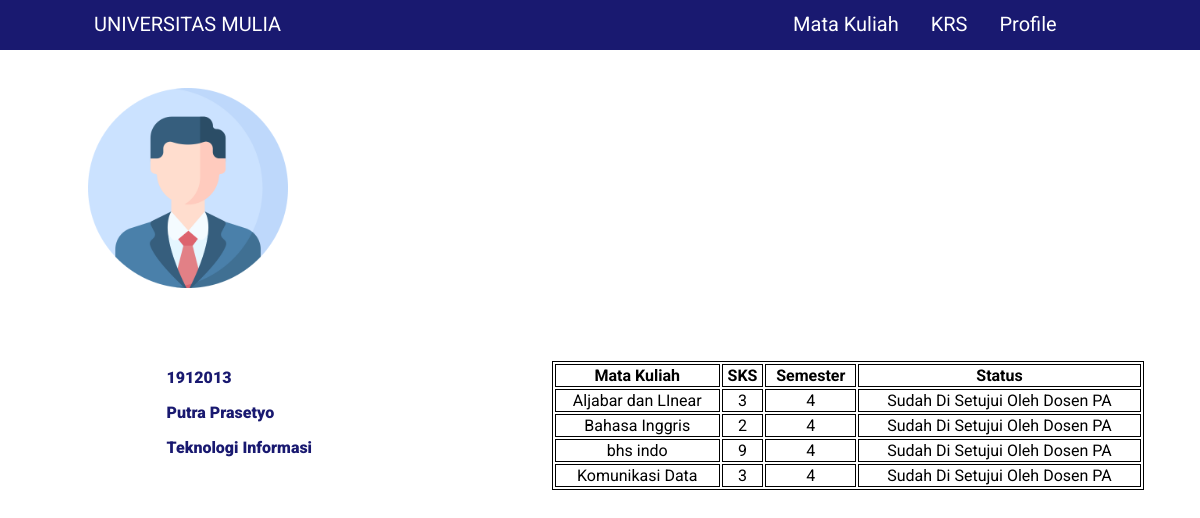
Screenshot of /dashboard.php (signed in) with the database file from the repository.
### tables this page shows
CREATE TABLE `mahasiswa` (
  `nim` int(10) NOT NULL,
  `nama` varchar(45) NOT NULL,
  `prodi` varchar(45) NOT NULL,
  `fakultas` varchar(45) NOT NULL,
  `tmptlhr` varchar(45) NOT NULL,
  `tgllhr` date NOT NULL,
  `alamat` varchar(45) NOT NULL,
  `kota` varchar(45) NOT NULL,
  `provinsi` varchar(45) NOT NULL,
  `password` varchar(255) NOT NULL,
  `role` varchar(45) DEFAULT 'mahasiswa'
);

CREATE TABLE `mengambil` (
  `id` int(11) NOT NULL,
  `nim` varchar(45) NOT NULL,
  `idmk` int(45) NOT NULL,
  `tahun_akademik` varchar(45) NOT NULL,
  `semester` varchar(45) NOT NULL,
  `kelas` varchar(45) NOT NULL,
  `status` varchar(45) DEFAULT NULL
);

CREATE TABLE `matakuliah` (
  `idmk` int(11) NOT NULL,
  `mk` varchar(45) NOT NULL,
  `prodi` varchar(45) NOT NULL,
  `fakultas` varchar(45) NOT NULL,
  `sks` int(45) NOT NULL,
  `semester_mk` int(45) NOT NULL
);

### dashboard.php (the view, shortened to what this page needs)
<?php
include "function.php";
$dataProfile = mysqli_query($conn, "SELECT * FROM mahasiswa WHERE nim = '$_SESSION[nim]'");
$profile = mysqli_fetch_array($dataProfile);
$mk = "SELECT * FROM mengambil INNER JOIN matakuliah ON mengambil.idmk = matakuliah.idmk WHERE nim = '$_SESSION[nim]'";
?>
<!DOCTYPE html>
<html lang="en">
<head>
    <link rel="stylesheet" href="css/dashboard.css">
</head>
<body>
    <div class="navbar">
        <ul>
            <li class="brand"><a href="dashboard.php">UNIVERSITAS MULIA</a></li>
            <li class="link"><a href="#beranda">Mata Kuliah</a></li>
            <li class="link"><a href="inputKrs.php">KRS</a></li>
            <li class="link"><a href="profile.php">Profile</a></li>
        </ul>
    </div>
    <div class="data">
        <div class="profile">
            <img src="img/profile.png" alt="">
        </div>
        <div class="data-diri">
            <ul>
                <li><?= $profile["nim"]; ?></li>
                <li><?= $profile["nama"]; ?></li>
                <li><?= $profile["prodi"]; ?></li>
            </ul>
        </div>
    </div>
    <div class="krs">
        <table style="width:50%">
            <tr>
                <th>Mata Kuliah</th>
                <th>SKS</th>
                <th>Semester</th>
                <th>Status</th>
            </tr>
            <?php
            $querymk = mysqli_query($conn, $mk);
            while ($data = mysqli_fetch_array($querymk)) { ?>
                <tr>
                    <td><?= $data['mk'] ?></td>
                    <td><?= $data['sks'] ?></td>
                    <td><?= $data['semester_mk'] ?></td>
                    <?php if ($data['status'] == "Belum Disetujui") { ?>
                    <td>Belum Di Setujui Oleh Dosen PA</td>
                    <?php }else{ ?>
                    <td>Sudah Di Setujui Oleh Dosen PA</td>
                    <?php } ?>
                </tr>
            <?php } ?>
        </table>
    </div>
</body>
</html>

### css/dashboard.css (style rules this page uses)
.navbar ul { list-style-type: none; margin: 0; padding: 0; overflow: hidden; background-color: #191970; margin: -10px -10px; }
.navbar li { float: left; }
.navbar .brand { margin-right: 30em; margin-left: 5em; }
.navbar li a { display: block; color: white; text-align: center; padding: 14px 16px; text-decoration: none; font-family: "Roboto"; font-size: 20px; }
.data { background-color: black; }
.profile img { margin-top: 3em; margin-left: 5em; height: 200px; float: left; }
.data-diri ul { color: #191970; margin-top: 4em; margin-bottom: 2em; float: right; margin-right: 55em; list-style-type:none; }
.data-diri ul li { margin-top: 1em; font-family: 'Roboto'; font-weight: 900; }
.krs table { float: right; margin-top: -8em; margin-right: 3em; }
.krs table, th, td { border: 1px solid black; text-align: center; font-family: 'Roboto'; }
.inputKrs table, th, td { border: 1px solid black; text-align: center; font-family: 'Roboto'; margin-top: 1em; }

### rows the page displays
mahasiswa: nim "1912013", nama "Putra Prasetyo", prodi "Teknologi Informasi"
mengambil: matakuliah.mk "Aljabar dan LInear", matakuliah.sks "3", matakuliah.semester_mk "4", status "Sudah Di Setujui Oleh Dosen PA"
mengambil: matakuliah.mk "Bahasa Inggris", matakuliah.sks "2", matakuliah.semester_mk "4", status "Sudah Di Setujui Oleh Dosen PA"
mengambil: matakuliah.mk "bhs indo", matakuliah.sks "9", matakuliah.semester_mk "4", status "Sudah Di Setujui Oleh Dosen PA"
mengambil: matakuliah.mk "Komunikasi Data", matakuliah.sks "3", matakuliah.semester_mk "4", status "Sudah Di Setujui Oleh Dosen PA"
